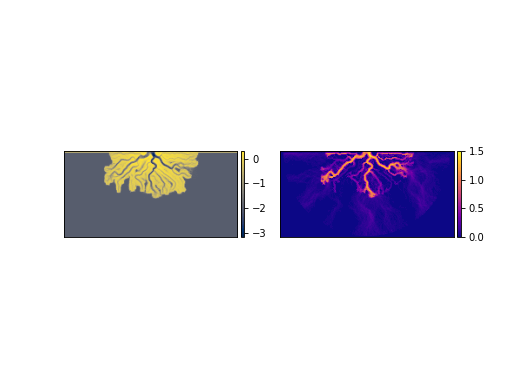

Reproduce this figure in Python.
import matplotlib.pyplot as plt
from deltametrics.plan import Planform
from deltametrics.sample_data.sample_data import golf
#
golfcube = golf()
planform = Planform(golfcube, idx=70)
fig, ax = plt.subplots(1, 2)
_ = planform.show('eta', ax=ax[0])
_ = planform.show('velocity', ax=ax[1])
